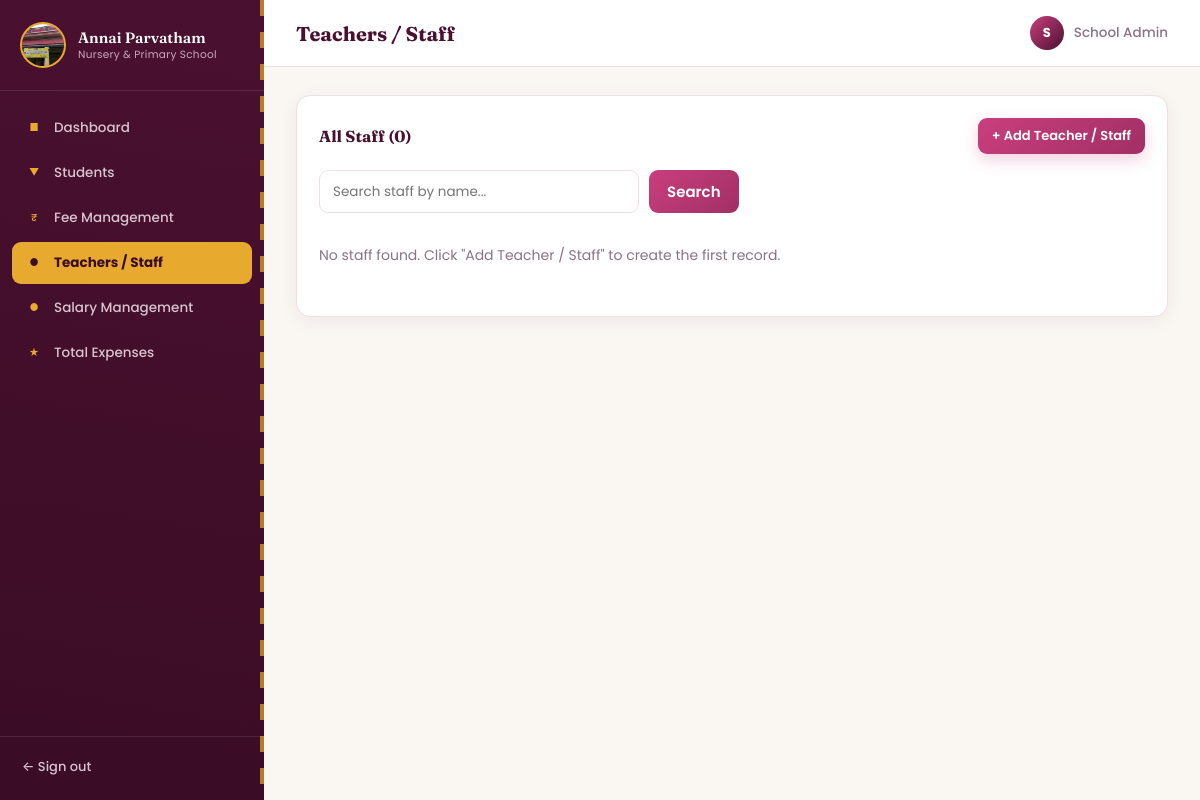
Before: /teachers (signed in) with the older database file.
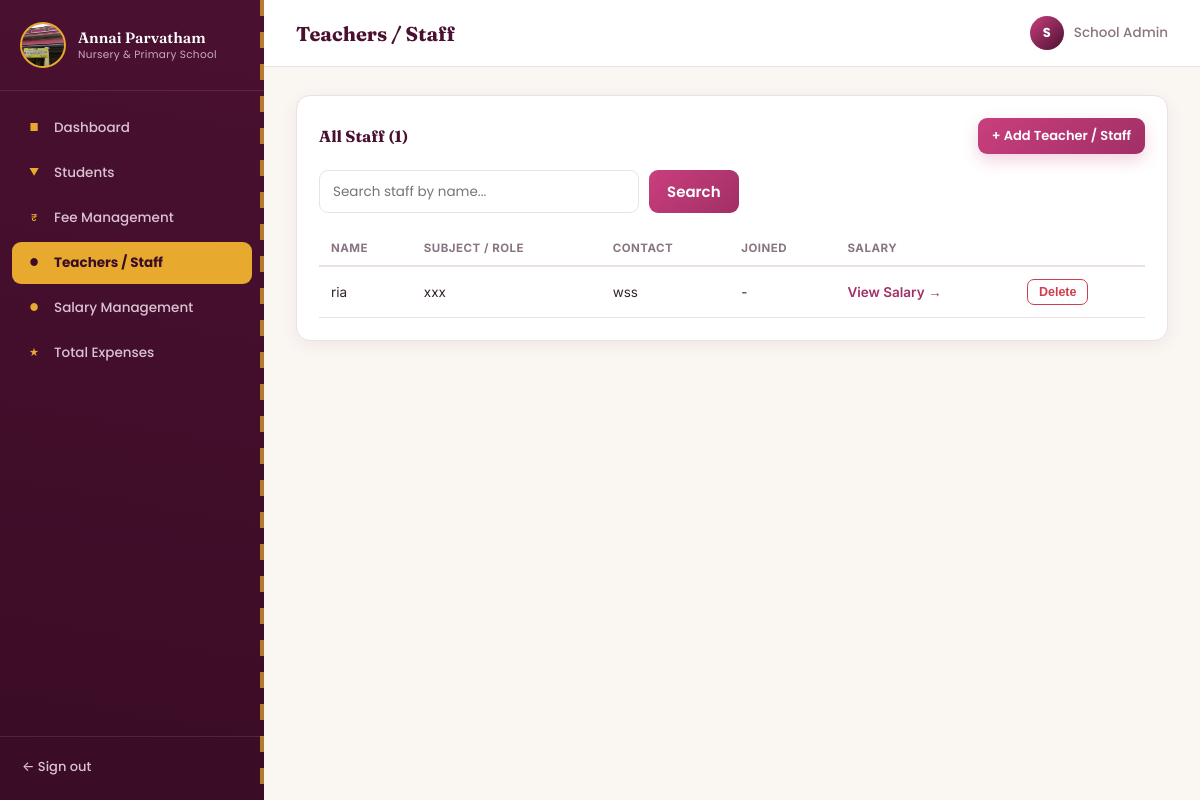
After: the same page with the newer database file.
### models.py (models this page shows)
class Teacher(db.Model):
    id = db.Column(db.Integer, primary_key=True)
    name = db.Column(db.String(120), nullable=False, index=True)
    subject = db.Column(db.String(80))
    contact = db.Column(db.String(20))
    joining_date = db.Column(db.String(20))
    salary = db.relationship("TeacherSalary", backref="teacher", uselist=False, cascade="all, delete-orphan")
    salary_payments = db.relationship("SalaryPayment", backref="teacher", cascade="all, delete-orphan")

### app.py (the view)
@app.route("/teachers")
@login_required
def teachers():
    q = request.args.get("q", "").strip()
    page = get_page_arg()
    query = Teacher.query
    if q:
        query = query.filter(Teacher.name.ilike(f"%{q}%"))
    pagination = query.order_by(Teacher.name).paginate(page=page, per_page=PAGE_SIZE, error_out=False)
    return render_template("teachers.html", teachers=pagination.items, pagination=pagination, q=q)

### app.py (called while the page is built)
def login_required(f):
    @wraps(f)
    def wrapper(*args, **kwargs):
        if "admin_id" not in session:
            return redirect(url_for("login"))
        return f(*args, **kwargs)
    return wrapper

def get_page_arg():
    try:
        page = int(request.args.get("page", 1))
    except (TypeError, ValueError):
        page = 1
    return max(page, 1)

### templates/teachers.html (shortened to what this page needs)
{% extends "base.html" %}
{% import "_macros.html" as macros %}
{% block header %}Teachers / Staff{% endblock %}
{% block content %}
<div class="panel">
  <div class="panel-head">
    <h3>All Staff ({{ pagination.total if pagination else teachers|length }})</h3>
    <a href="{{ url_for('add_teacher') }}" class="action-btn small">+ Add Teacher / Staff</a>
  </div>
  <form method="GET" class="search-row">
    <input type="text" name="q" value="{{ q }}" placeholder="Search staff by name...">
    <button type="submit" class="submit-btn small">Search</button>
  </form>
  {% if teachers %}
  <table class="data-table">
    <thead>
      <tr><th>Name</th><th>Subject / Role</th><th>Contact</th><th>Joined</th><th>Salary</th><th></th></tr>
    </thead>
    <tbody>
      {% for t in teachers %}
      <tr>
        <td>{{ t.name }}</td>
        <td>{{ t.subject or '-' }}</td>
        <td>{{ t.contact or '-' }}</td>
        <td>{{ t.joining_date or '-' }}</td>
        <td><a href="{{ url_for('teacher_salary_detail', teacher_id=t.id) }}" class="link-btn">View Salary &rarr;</a></td>
        <td>
          <form method="POST" action="{{ url_for('delete_teacher', teacher_id=t.id) }}"
                onsubmit="return confirm('Remove {{ t.name }} and all salary records? This cannot be undone.');">
            <button type="submit" class="danger-btn">Delete</button>
          </form>
        </td>
      </tr>
      {% endfor %}
    </tbody>
  </table>
  {% else %}
  <p class="empty-state">
    {% if q %}
      No staff match this search.
    {% else %}
      No staff found. Click "Add Teacher / Staff" to create the first record.
    {% endif %}
  </p>
  {% endif %}
</div>
{% endblock %}

Changed rows visible on the page:
added Teacher: name "ria", subject "xxx", contact "wss", joining_date "-"
Other visible differences:
{{ pagination.total if pagination else teachers|length }}: "0" → "1"
text no longer shown: "No staff found. Click \"Add Teacher / Staff\" to create the first record."
text now shown: "NAME SUBJECT / ROLE CONTACT JOINED SALARY"
